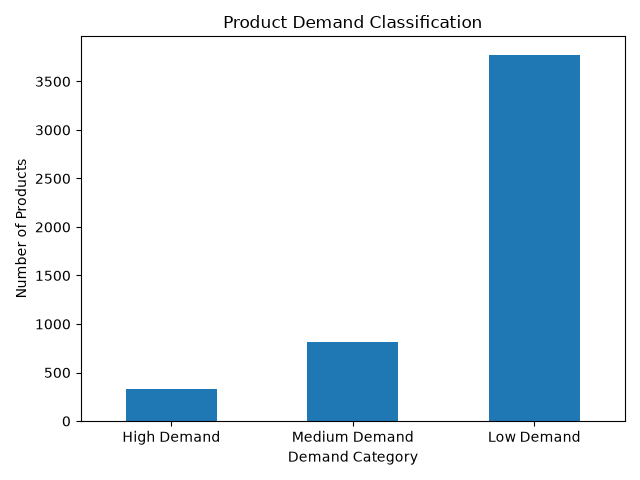

Python code for this plot:
import pandas as pd
import matplotlib.pyplot as plt

# Load updated dataset
df = pd.read_csv(
    "data/retailpulse_combined_with_stock_status.csv"
)

# Count unique products in each category
summary = (
    df[["StockCode", "Stock_Status"]]
    .drop_duplicates("StockCode")
    ["Stock_Status"]
    .value_counts()
    .reindex(
        ["High Demand", "Medium Demand", "Low Demand"],
        fill_value=0
    )
)

# Create bar chart
summary.plot(
    kind="bar",
    title="Product Demand Classification"
)

plt.xlabel("Demand Category")
plt.ylabel("Number of Products")
plt.xticks(rotation=0)
plt.tight_layout()

plt.savefig("demand_classification_chart.png")
plt.show()

print("\nDemand Classification Summary:")
print(summary)
print("\nChart saved successfully!")
